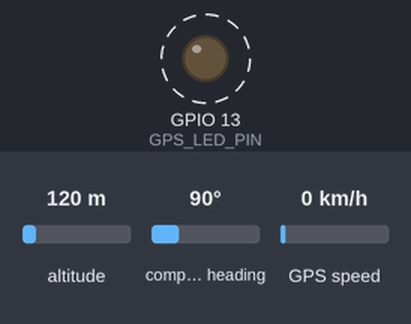
The sketch below on a simulated ESP32. Shown: output pins drawn as LEDs (lit = HIGH). Dashed ring = blinking. Inputs (shaded band) come from the test bench; at power-on: altitude 120 m, compass heading 90°, GPS speed 0 km/h. The GPS gets a fix after 3 s at 37.7749, -122.4194 with 8 satellites; what the sketch prints to the serial monitor is not drawn.

Above: at 3.07 s.
Timing chart, 0 to 6.0 s (numbered marks = the images above):
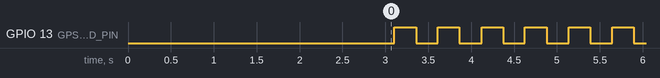

The sketch:

gps.ino
```cpp
/*
 * GP-02 GPS MODULE - WORKING CODE
 *
 * Hardware: GP-02 GPS (L86M33 compatible)
 * Library: TinyGPSPlus
 *
 * Features:
 * - Real-time location (latitude, longitude)
 * - Altitude
 * - Speed (km/h)
 * - Heading/Course
 * - Satellites count
 * - UTC Time
 * - Fix quality
 */

 #include <TinyGPSPlus.h>

 // ==================== GPS PIN CONFIGURATION ====================
 #define GPS_MODULE_TX      16    // GPS TX -> ESP32 RX
 #define GPS_MODULE_RX      17    // GPS RX <- ESP32 TX

 // ==================== OPTIONAL LED ====================
 #define GPS_LED_PIN        13    // Optional: LED to show GPS status

 // ==================== GPS OBJECT ====================
 TinyGPSPlus gps;
 HardwareSerial gpsSerial(2);  // Using UART2

 // ==================== GPS DATA VARIABLES ====================
 float currentLat = 0;
 float currentLon = 0;
 float altitude = 0;
 float currentSpeed = 0;
 float heading = 0;
 int satellites = 0;
 bool gpsFixed = false;
 String utcTime = "";

 // ==================== TIMING ====================
 const unsigned long GPS_UPDATE_INTERVAL = 1000;  // Update every 1 second
 unsigned long lastGpsUpdate = 0;

 // LED blink
 unsigned long lastGpsBlinkTime = 0;
 bool gpsLedState = false;

 // ==================== SETUP ====================

 void setup() {
   Serial.begin(115200);
   delay(2000);

   Serial.println("\n╔════════════════════════════════════════╗");
   Serial.println("║     GP-02 GPS MODULE - TEST CODE      ║");
   Serial.println("╚════════════════════════════════════════╝\n");

   // Setup LED (optional)
   if (GPS_LED_PIN >= 0) {
     pinMode(GPS_LED_PIN, OUTPUT);
     digitalWrite(GPS_LED_PIN, LOW);
   }

   // Initialize GPS
   setupGPS();

   Serial.println("✅ GPS initialized!");
   Serial.println("📡 Waiting for GPS fix...");
   Serial.println("   (This may take 30-60 seconds outdoors)\n");
   Serial.println("═══════════════════════════════════════════\n");
 }

 // ==================== MAIN LOOP ====================

 void loop() {
   unsigned long currentMillis = millis();

   // Read GPS data
   if (currentMillis - lastGpsUpdate >= GPS_UPDATE_INTERVAL) {
     readGPS();
     printGPSData();
     lastGpsUpdate = currentMillis;
   }

   // Update GPS LED
   updateGPSLED();

   delay(10);
 }

 // ==================== GPS FUNCTIONS ====================

 void setupGPS() {
   Serial.println("→ Initializing GP-02 GPS...");
   gpsSerial.begin(9600, SERIAL_8N1, GPS_MODULE_TX, GPS_MODULE_RX);
   delay(1000);
 }

 void readGPS() {
   // Read all available GPS data
   while (gpsSerial.available() > 0) {
     char c = gpsSerial.read();
     gps.encode(c);
   }

   // Update location
   if (gps.location.isUpdated()) {
     currentLat = gps.location.lat();
     currentLon = gps.location.lng();
     gpsFixed = gps.location.isValid();
   }

   // Update altitude
   if (gps.altitude.isUpdated()) {
     altitude = gps.altitude.meters();
   }

   // Update speed (accurate from GPS!)
   if (gps.speed.isUpdated()) {
     currentSpeed = gps.speed.kmph();
   }

   // Update heading/course
   if (gps.course.isUpdated()) {
     heading = gps.course.deg();
   }

   // Update satellites
   if (gps.satellites.isUpdated()) {
     satellites = gps.satellites.value();
   }

   // Update time
   if (gps.time.isValid()) {
     char timeStr[16];
     sprintf(timeStr, "%02d:%02d:%02d",
             gps.time.hour(),
             gps.time.minute(),
             gps.time.second());
     utcTime = String(timeStr);
   }
 }

 void printGPSData() {
   Serial.println("═══════════════════════════════════════════");

   if (gpsFixed) {
     Serial.println("📍 GPS FIX ACQUIRED!");
     Serial.println("───────────────────────────────────────────");

     // Location
     Serial.print("   Latitude:  ");
     Serial.println(currentLat, 6);

     Serial.print("   Longitude: ");
     Serial.println(currentLon, 6);

     Serial.print("   Altitude:  ");
     Serial.print(altitude, 1);
     Serial.println(" m");

     // Motion
     Serial.print("   Speed:     ");
     Serial.print(currentSpeed, 1);
     Serial.println(" km/h");

     Serial.print("   Heading:   ");
     Serial.print(heading, 1);
     Serial.println(" °");

     // Quality
     Serial.print("   Satellites: ");
     Serial.println(satellites);

     Serial.print("   Time (UTC): ");
     Serial.println(utcTime);

     // Google Maps link
     Serial.println("\n   🗺️  Google Maps:");
     Serial.print("   http://maps.google.com/maps?q=");
     Serial.print(currentLat, 6);
     Serial.print(",");
     Serial.println(currentLon, 6);

   } else {
     Serial.println("⏳ WAITING FOR GPS FIX...");
     Serial.println("───────────────────────────────────────────");
     Serial.print("   Satellites visible: ");
     Serial.println(satellites);
     Serial.println("   💡 Tips:");
     Serial.println("   • Go outdoors (clear sky view)");
     Serial.println("   • Wait 30-60 seconds");
     Serial.println("   • Avoid buildings/trees");
   }

   Serial.println("═══════════════════════════════════════════\n");
 }

 void updateGPSLED() {
   if (GPS_LED_PIN < 0) return;

   unsigned long currentMillis = millis();

   // Blink pattern based on GPS status
   // Fast blink (250ms) = Has fix
   // Slow blink (1000ms) = Searching
   unsigned long blinkInterval = gpsFixed ? 250 : 1000;

   if (currentMillis - lastGpsBlinkTime >= blinkInterval) {
     gpsLedState = !gpsLedState;
     digitalWrite(GPS_LED_PIN, gpsLedState);
     lastGpsBlinkTime = currentMillis;
   }
 }

 // ==================== HELPER FUNCTIONS ====================

 // Get distance between two GPS coordinates (in meters)
 double getDistance(double lat1, double lon1, double lat2, double lon2) {
   return TinyGPSPlus::distanceBetween(lat1, lon1, lat2, lon2);
 }

 // Get bearing/direction to another point (in degrees)
 double getBearing(double lat1, double lon1, double lat2, double lon2) {
   return TinyGPSPlus::courseTo(lat1, lon1, lat2, lon2);
 }

 // Convert speed from km/h to mph
 float kmhToMph(float kmh) {
   return kmh * 0.621371;
 }

 // Convert speed from km/h to m/s
 float kmhToMs(float kmh) {
   return kmh / 3.6;
 }

 // Get compass direction from heading
 String getCompassDirection(float heading) {
   if (heading < 0) heading += 360;

   if (heading >= 337.5 || heading < 22.5) return "N";
   if (heading >= 22.5 && heading < 67.5) return "NE";
   if (heading >= 67.5 && heading < 112.5) return "E";
   if (heading >= 112.5 && heading < 157.5) return "SE";
   if (heading >= 157.5 && heading < 202.5) return "S";
   if (heading >= 202.5 && heading < 247.5) return "SW";
   if (heading >= 247.5 && heading < 292.5) return "W";
   if (heading >= 292.5 && heading < 337.5) return "NW";

   return "N";
 }

 // ==================== ADVANCED USAGE EXAMPLES ====================

 /*
 // EXAMPLE 1: Check if vehicle is moving
 void checkIfMoving() {
   if (gpsFixed) {
     if (currentSpeed > 5.0) {
       Serial.println("🚗 Vehicle is MOVING");
     } else {
       Serial.println("🅿️ Vehicle is STATIONARY");
     }
   }
 }

 // EXAMPLE 2: Geofencing (check if within area)
 bool isInsideGeofence(double centerLat, double centerLon, double radiusMeters) {
   if (!gpsFixed) return false;

   double distance = getDistance(currentLat, currentLon, centerLat, centerLon);
   return (distance <= radiusMeters);
 }

 // EXAMPLE 3: Speed limit alert
 void checkSpeedLimit() {
   const float SPEED_LIMIT = 60.0; // km/h

   if (gpsFixed && currentSpeed > SPEED_LIMIT) {
     Serial.println("⚠️ SPEEDING! Current: " + String(currentSpeed, 1) + " km/h");
   }
 }

 // EXAMPLE 4: Track total distance traveled
 float totalDistance = 0;
 double lastLat = 0, lastLon = 0;

 void updateTotalDistance() {
   if (gpsFixed && lastLat != 0) {
     double dist = getDistance(lastLat, lastLon, currentLat, currentLon);
     totalDistance += dist;
   }

   lastLat = currentLat;
   lastLon = currentLon;
 }

 // EXAMPLE 5: Navigation to destination
 void navigateToDestination(double destLat, double destLon) {
   if (!gpsFixed) return;

   double distance = getDistance(currentLat, currentLon, destLat, destLon);
   double bearing = getBearing(currentLat, currentLon, destLat, destLon);

   Serial.println("📍 Navigation:");
   Serial.println("   Distance: " + String(distance, 0) + " meters");
   Serial.println("   Direction: " + getCompassDirection(bearing) + " (" + String(bearing, 1) + "°)");
 }
 */
```

Measured:
- by itself, GPIO 13 (GPS_LED_PIN): alternates HIGH for 0.25 s and LOW for 0.25 s
- by itself, everything shown: repeats every 3.0 s, in 12 steps
